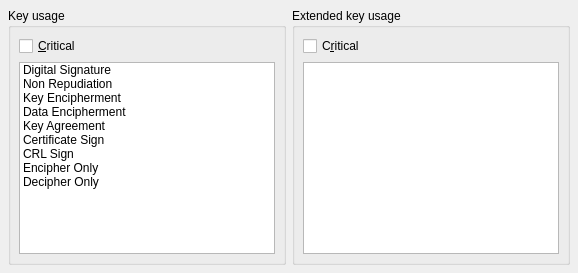
     <widget class="QWidget" name="tab_3">
      <attribute name="title">
       <string>Key usage</string>
      </attribute>
      <layout class="QVBoxLayout">
       <property name="spacing">
        <number>6</number>
       </property>
       <property name="margin">
        <number>8</number>
       </property>
       <item>
        <layout class="QHBoxLayout">
         <property name="spacing">
          <number>6</number>
         </property>
         <property name="margin">
          <number>0</number>
         </property>
         <item>
          <widget class="QGroupBox" name="groupBox_12">
           <property name="toolTip">
            <string>Key usage</string>
           </property>
           <property name="title">
            <string notr="true">Key usage</string>
           </property>
           <layout class="QVBoxLayout">
            <property name="spacing">
             <number>6</number>
            </property>
            <property name="margin">
             <number>8</number>
            </property>
            <item>
             <widget class="QCheckBox" name="kuCritical">
              <property name="text">
               <string notr="true">&amp;Critical</string>
              </property>
             </widget>
            </item>
            <item>
             <widget class="QListWidget" name="keyUsage">
              <property name="selectionMode">
               <enum>QAbstractItemView::MultiSelection</enum>
              </property>
              <property name="selectionBehavior">
               <enum>QAbstractItemView::SelectRows</enum>
              </property>
              <item>
               <property name="text">
                <string notr="true">Digital Signature</string>
               </property>
              </item>
              <item>
               <property name="text">
                <string notr="true">Non Repudiation</string>
               </property>
              </item>
              <item>
               <property name="text">
                <string notr="true">Key Encipherment</string>
               </property>
              </item>
              <item>
               <property name="text">
                <string notr="true">Data Encipherment</string>
               </property>
              </item>
              <item>
               <property name="text">
                <string notr="true">Key Agreement</string>
               </property>
              </item>
              <item>
               <property name="text">
                <string notr="true">Certificate Sign</string>
               </property>
              </item>
              <item>
               <property name="text">
                <string notr="true">CRL Sign</string>
               </property>
              </item>
              <item>
               <property name="text">
                <string notr="true">Encipher Only</string>
               </property>
              </item>
              <item>
               <property name="text">
                <string notr="true">Decipher Only</string>
               </property>
              </item>
             </widget>
            </item>
           </layout>
          </widget>
         </item>
         <item>
          <widget class="QGroupBox" name="groupBox_11">
           <property name="toolTip">
            <string>Extended key usage</string>
           </property>
           <property name="title">
            <string notr="true">Extended key usage</string>
           </property>
           <layout class="QVBoxLayout">
            <property name="spacing">
             <number>6</number>
            </property>
            <property name="margin">
             <number>8</number>
            </property>
            <item>
             <widget class="QCheckBox" name="ekuCritical">
              <property name="text">
               <string notr="true">C&amp;ritical</string>
              </property>
             </widget>
            </item>
            <item>
             <widget class="QListWidget" name="ekeyUsage">
              <property name="selectionMode">
               <enum>QAbstractItemView::MultiSelection</enum>
              </property>
              <property name="selectionBehavior">
               <enum>QAbstractItemView::SelectRows</enum>
              </property>
             </widget>
            </item>
           </layout>
          </widget>
         </item>
        </layout>
       </item>
      </layout>
     </widget>
